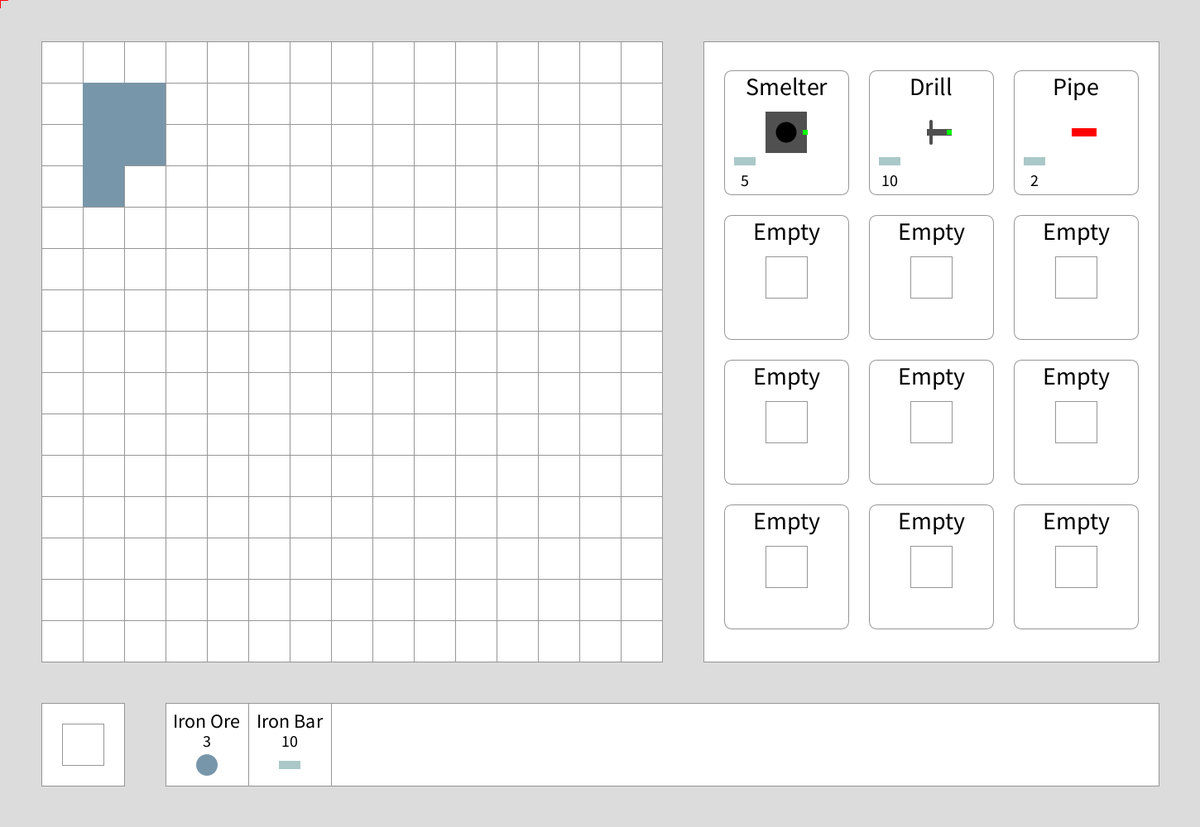
Frame 1 (no input)
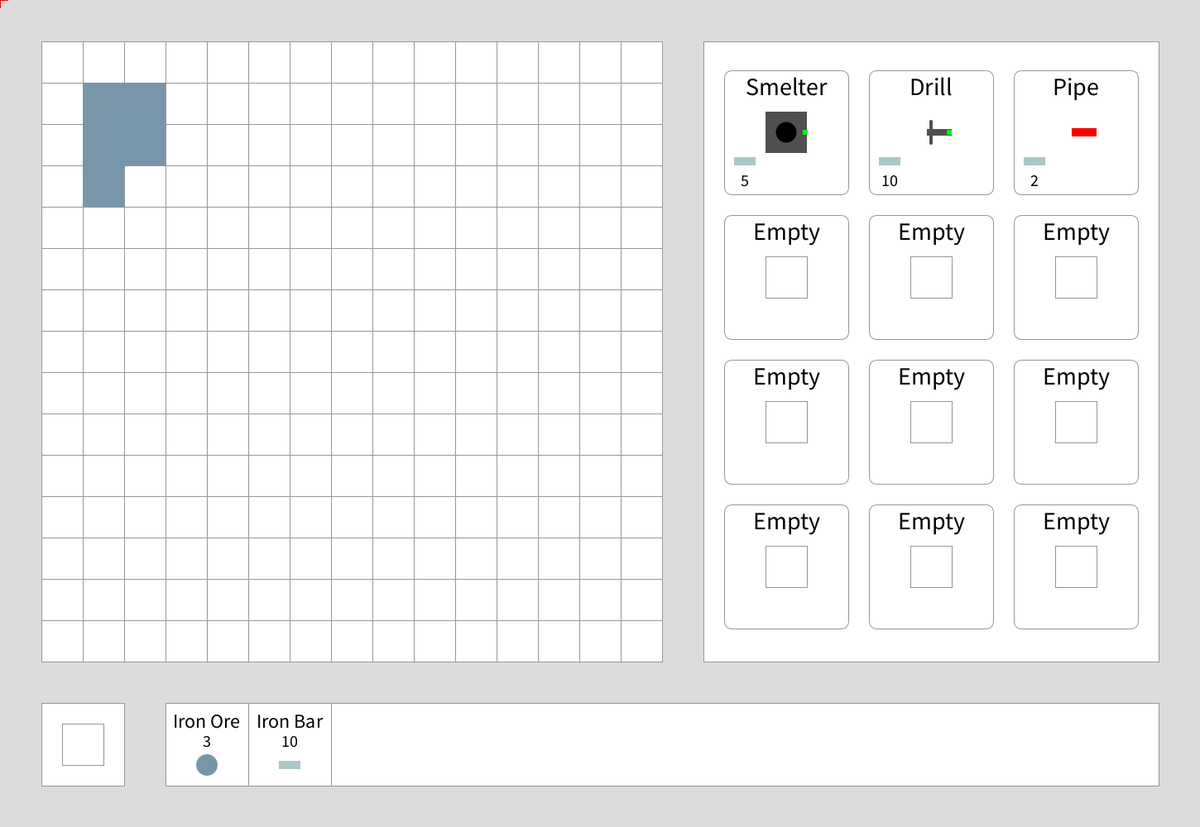
Frame 60 (the mouse pressed at the canvas centre just before this capture)
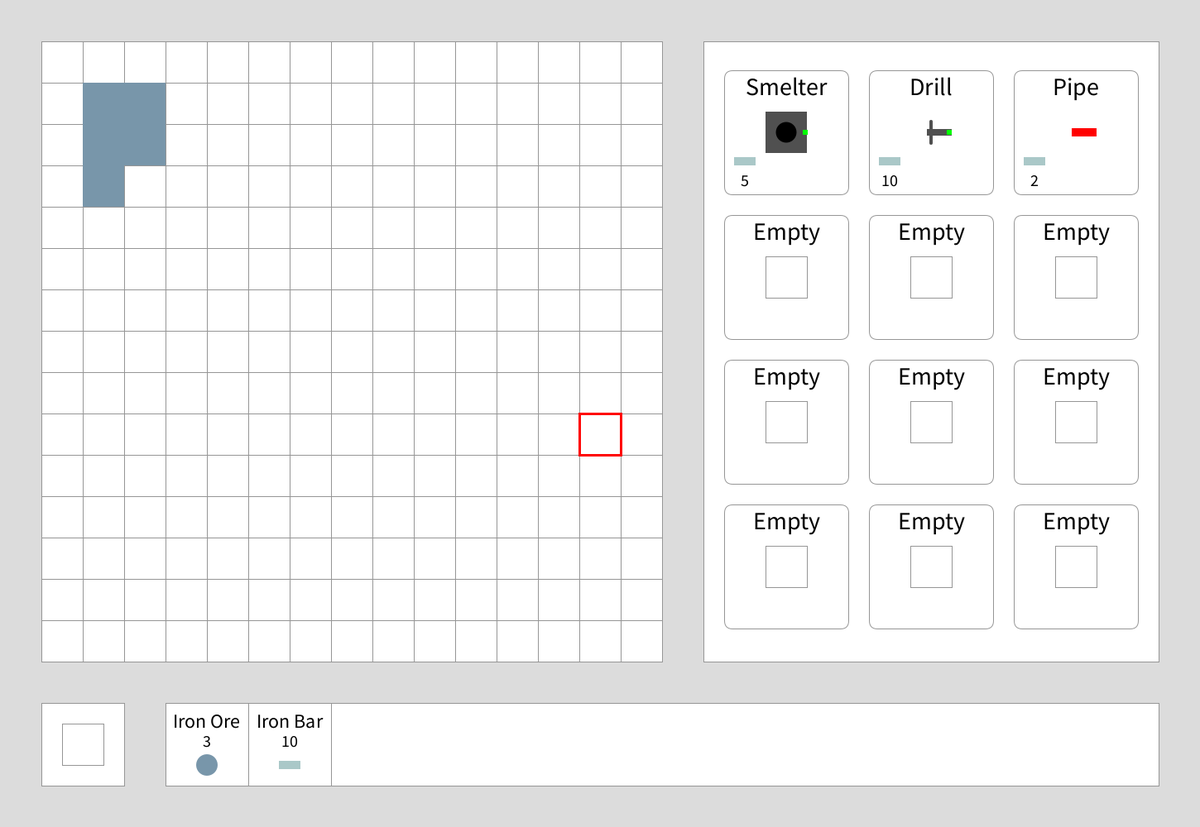
Frame 120 (the mouse held since frame 60 and released just before this capture)

The Processing sketch that drew these frames (run headless with seeded random() and noise(); from frame 60 on, the mouse is pressed at the canvas centre):

// Processing sketch: Factory
// ── Factory.pde

import java.util.*;

EntityObject[][] grid = new EntityObject[15][15];

Button[] buildingButtons = new Button[12];

Dictionary buildings = new Hashtable();

int[] lastPress = new int[2];

int[] 		inventory = {3,10};
String[] 	itemNames = {"Iron Ore", "Iron Bar"};
String[] 	buildingNames = {"Smelter","Drill","Pipe","Empty","Empty","Empty","Empty","Empty","Empty","Empty","Empty","Empty"};
int[][] 	buildingCosts = {
	{0,5},	// smelter
	{0,10},	// drill
	{0,2},	// pipe
	{0,0},
	{0,0},
	{0,0},
	{0,0},
	{0,0},
	{0,0},
	{0,0},
	{0,0},
	{0,0},
};

String itemInHands = "Empty";

void setup() {

	size(1450,1000);
	noCursor();
	textAlign(CENTER);

	for (int i = 0; i < 15; i++) { // generate empty grid
		for (int j = 0; j < 15; j++) {
			grid[i][j] = new Empty(i,j,"rowcol");
		}
	}

	for (int row = 0; row < 4; row++) { // generate buttons
		for (int col = 0; col < 3; col++) {
			buildingButtons[3*row + col] = new Button(25 + 175*col, 35 + 175*row, buildingNames[3*row + col]);
		}
	}

	addObjectToGrid("Iron Ore Patch",1,1,"rowcol");
	addObjectToGrid("Iron Ore Patch",2,1,"rowcol");
	addObjectToGrid("Iron Ore Patch",1,2,"rowcol");
	addObjectToGrid("Iron Ore Patch",2,2,"rowcol");
	addObjectToGrid("Iron Ore Patch",3,1,"rowcol");
}

void draw() {
	background(220);

	mousePressedUpdate();

	drawGrid();
	drawBuildMenu();
	drawInventory();
	drawHands();

	drawMouse();
}
// ── BuildingObject.pde

interface BasicInterface {

	void drawMe();
	boolean inputItem(String input);
}

interface HopperInterface {

	void update();
	char getOutputDirection();
}

abstract class EntityObject implements BasicInterface {

	int row;
	int col;
	int x;
	int y;
	String id;
	String outputID;
	char outputDirection;
	boolean active;

	void initCoords(int a, int b, String coordType) {
		outputDirection = 'z';
		outputID = "this is arbitrary";
		if (coordType == "xy") {
			x = a;
			y = b;
		} else if (coordType == "rowcol") {
			row = a; 
			col = b;
			x = col*50 + 25;
			y = row*50 + 25;
		}
	}

	void update() {}
	// void drawMe() {}
	void rotateMe(char direction) {}
	// char getOutputDirection() {}
}

abstract class Hopper extends EntityObject {
	
	boolean full = false;
	// char outputDirection = 'E';
	ArrayList<String> storage = new ArrayList<String>();
	int startTime;
	int timeLimit;
	int capacity;
	boolean active;


	char getOutputDirection() {
		return outputDirection;
	}

	void rotateMe(char direction) {
		outputDirection = direction;
	}
}

class IronOrePatch extends EntityObject implements BasicInterface {

	color bg = color(120,150,170);

	public IronOrePatch(int a, int b, String coordType) {

		initCoords(a,b,coordType);

		id = "Iron Ore Patch";
	}

	void drawMe() {
		fill(bg);
		noStroke();
		rect(x - 25,y - 25,50,50);
	}

	boolean inputItem(String input) {
		return false;
	}
}

class Empty extends EntityObject implements BasicInterface {

	public Empty(int a, int b, String coordType) {

		initCoords(a,b,coordType);
		id = "Empty";
	}

	void drawMe() {
		fill(255);
		stroke(150);
		strokeWeight(1);

		rect(x - 25,y - 25,50,50);
	}

	boolean inputItem(String input) {
		addObjectToGrid(input,row,col,"rowcol"); // should destroy itself
		return true;
	}
}

class IronOre extends EntityObject implements BasicInterface {

	public IronOre(int a, int b, String coordType) {

		initCoords(a,b,coordType);
		id = "Iron Ore";
	}

	void drawMe() {
		fill(120,150,170);
		noStroke();
		ellipse(x,y,26,26);
	}

	boolean inputItem(String input) {
		return false;
	}
}

class IronBar extends EntityObject implements BasicInterface {

	public IronBar(int a, int b, String coordType) {

		initCoords(a,b,coordType);
		id = "Iron Bar";
	}

	void drawMe() {
		fill(170,200,200);
		noStroke();
		rect(x-13,y-5,26,10);
	}

	boolean inputItem(String input) {
		return false;
	}
}

class Pipe extends Hopper  implements BasicInterface, HopperInterface {

	public Pipe(int a, int b, String coordType, char outDir) {

		initCoords(a,b,coordType);

		id = "Pipe";
		timeLimit = 500;
		outputDirection = 'E';
		capacity = 1;
		outputDirection = outDir;
	}

	char checkForInput() {
		if (row > 0) {
			if (grid[row-1][col].outputDirection == 'S')
				return 'N';
		} if (row < 15) {
			if (grid[row+1][col].outputDirection == 'N')
				return 'S';
		} if (col > 0) {
			if (grid[row][col-1].outputDirection == 'E')
				return 'W';
		} if (col < 15) {
			if (grid[row][col+1].outputDirection == 'W')
				return 'E';
		}
		return 'A'; //this will never happen!
	}

	void drawMe() {

		pushMatrix();
		translate(x,y);
		noStroke();

		if (full || active) 	fill(0,255,0);
		else 					fill(255,0,0);

		rect(-5,-5,10,10);


		switch(checkForInput()) {
			case 'N':
			rect(-5,-25,10,25);
			break;
			case 'S':
			rect(-5,0,10,25);
			break;
			case 'W':
			rect(-25,-5,25,10);
			break;
			case 'E':
			rect(0,-5,25,10);
			break;
		}

		switch(outputDirection) {
			case 'N':
			rect(-5,-25,10,25);
			break;
			case 'S':
			rect(-5,0,10,25);
			break;
			case 'W':
			rect(-25,-5,25,10);
			break;
			case 'E':
			rect(0,-5,25,10);
			break;
		}

		popMatrix();
	}

	void update() {
		if (millis() >= startTime + timeLimit || full) {

			int outputRow = 0;
			int outputCol = 0;

			switch(outputDirection) {
				case 'N':
				outputRow = row-1;
				outputCol = col;
				break;
				case 'E':
				outputRow = row;
				outputCol = col+1;
				break;
				case 'S':
				outputRow = row+1;
				outputCol = col;
				break;
				case 'W':
				outputRow = row;
				outputCol = col-1;
				break;
			}

			if (storage.size() > 0) {
				if (grid[outputRow][outputCol].inputItem(storage.get(0))) {
					active = false;
					full = false;
					storage = new ArrayList<String>();
				} else {
					full = true;
				}
			}
		}
	}

	boolean inputItem(String input) {
		if (!active && !full) {
			storage.add(input);
			startTime = millis();
			active = true;
			return true;
		} else {
			return false;
		}
	}
}

class Drill extends Hopper  implements BasicInterface, HopperInterface {

	// String outputID;
	float angle;

	public Drill(int a, int b, String coordType, String patchID) {

		initCoords(a,b,coordType);

		id = "Drill";
		outputDirection = 'E';
		timeLimit = 3000;
		active = true;
		angle = 90;
		startTime = millis();

		switch(patchID) {
			case "Iron Ore Patch":
			outputID = "Iron Ore";
			break;
			case "Empty":
			outputID = "Empty";
			break;
		}
	}

	void drawMe() {

		pushMatrix();
		translate(x,y);

		switch(outputID) {
			case "Iron Ore":
			fill(120,150,170);
			rect(-25,-25,50,50);
			if (!full) angle += 5;
			break;
		}

		noStroke();
		fill(80);

		switch(outputDirection) {
			case 'W':
			rect(-25,-4,30,8);
			fill(0,255,0);
			rect(-25,-3,6,6);
			break;
			case 'E':
			rect(-5,-4,30,8);
			fill(0,255,0);
			rect(19,-3,6,6);
			break;
			case 'N':
			rect(-4,-25,8,30);
			fill(0,255,0);
			rect(-3,-25,6,6);
			break;
			case 'S':
			rect(-4,-5,8,30);
			fill(0,255,0);
			rect(-3,19,6,6);
			break;
		}


		rotate(radians(angle));
		fill(80);

		rectMode(CENTER);
		rect(0,0,30,4,5);
		rectMode(CORNER);

		// rotate(-radians(angle));

		popMatrix();
	}

	void update() {
		if (outputID != "Empty" && (millis() >= startTime + timeLimit || full) ) {

			int outputRow = 0;
			int outputCol = 0;

			switch(outputDirection) {
				case 'N':
				outputRow = row-1;
				outputCol = col;
				break;
				case 'E':
				outputRow = row;
				outputCol = col+1;
				break;
				case 'S':
				outputRow = row+1;
				outputCol = col;
				break;
				case 'W':
				outputRow = row;
				outputCol = col-1;
				break;
			}

			if (outputRow == 15 || outputRow == -1 || outputCol == 15 || outputCol == -1) { // cannots output outside of grid
				full = true;
				return;
			}

			if (grid[outputRow][outputCol].inputItem(outputID)) {
				active = false;
				full = false;
				storage = new ArrayList<String>();
				startTime = millis();
			} else {
				full = true;
			}
		}
	}

	boolean inputItem(String input) {
		return false;
	}
}

class Smelter extends Hopper  implements BasicInterface, HopperInterface {

	public Smelter(int a, int b, String coordType) {

		initCoords(a,b,coordType);

		id = "Smelter";
		timeLimit = 5000; // 5 sec
		capacity = 1;
		outputDirection = 'E';
	}

	void drawMe() {

		pushMatrix();
		translate(x,y); // center of tile
		fill(80);
		noStroke();
		rect(-25,-25,50,50);

		if (full) fill(0,255,0);
		else if (active) {
			if (frameCount % 100 < 50)	fill(255,frameCount % 50 * 4,0);
			else 						fill(255,200 - (frameCount % 50 * 4),0);
		} else fill(0);

		ellipse(0,0,25,25);

		fill(0,255,0);

		switch(outputDirection) {
			case 'W':
			rect(-25,-3,6,6);
			break;
			case 'E':
			rect(20,-3,6,6);
			break;
			case 'S':
			rect(-3,20,6,6);
			break;
			case 'N':
			rect(-3,-25,6,6);
			break;
		}

		popMatrix();
	}

	void update() {
		if (millis() >= startTime + timeLimit || full) {

			int outputRow = 0;
			int outputCol = 0;

			switch(outputDirection) {
				case 'N':
				outputRow = row-1;
				outputCol = col;
				break;
				case 'E':
				outputRow = row;
				outputCol = col+1;
				break;
				case 'S':
				outputRow = row+1;
				outputCol = col;
				break;
				case 'W':
				outputRow = row;
				outputCol = col-1;
				break;
			}

			if (storage.size() > 0) {
				switch(storage.get(0)) {
					case "Iron Ore":
					if (grid[outputRow][outputCol].inputItem("Iron Bar")) {
						active = false;
						full = false;
						storage = new ArrayList<String>();
					} else {
						full = true;
					}
					break;
					case "Empty":
					break;
					default:
					if (grid[outputRow][outputCol].inputItem(storage.get(0))) {
						active = false;
						full = false;
						storage = new ArrayList<String>();
					} else {
						full = true;
					}
				}
			}
		}
	}

	boolean inputItem(String input) {
		if (!active && !full) {
			storage.add(input);
			startTime = millis();
			active = true;

			if (storage.get(0) != "Iron Ore") {
				startTime = 0;
			}
			return true;
		} else {
			return false;
		}
	}
}

// ── Button.pde

class Button {
		// buttons are only graphical, and arent ACTUALLY interacted with!
	int x;
	int y;
	public String id;
	int index;
	EntityObject model;

	public Button(int xCoord, int yCoord, String t) {
		x = xCoord;
		y = yCoord;
		id = t;
		index = indexOf(id,buildingNames);
		model = makeModel(id,x+75,y+75);
	}

	boolean inBounds(int testX, int testY) {
		return (testX - 850 > x && testX - 850 < x+150 && testY - 50 > y && testY - 50 < y+150);
	}

	void drawMe() {

		fill(255);
		stroke(150);
		rect(x,y,150,150,10);

		fill(0);
		textSize(30);
		text(id,x+75,y+30);

		model.drawMe();

		int[] costs = buildingCosts[index];
		int materials = 0;

		for (int i = 0; i < costs.length; i++) {
			if (costs[i] > 0) {

				EntityObject costModel = makeModel(itemNames[i],x+25*(materials+1),y+110);

				costModel.drawMe();
				
				fill(0);
				textSize(20);
				text(costs[i],x+25*(materials+1),y+140);
			}
		}
	}
}
// ── Graphics.pde

void drawGrid() {

	pushMatrix();
	translate(50,50);
	strokeWeight(1);
	stroke(150);

	for (int row = 0; row < 15; row++) {
		for (int col = 0; col < 15; col++) {

			grid[row][col].drawMe();

			if (Hopper.class.isAssignableFrom(grid[row][col].getClass())) { // ?
				grid[row][col].update();
			}
		}
	}

	popMatrix();
}

void drawBuildMenu() {

	pushMatrix();

	translate(850,50);
	fill(255);
	rect(0,0,550,750);

	for (Button button : buildingButtons)
		button.drawMe();

	popMatrix();
}

void drawHands() {

	pushMatrix();
	translate(50,850);
	strokeWeight(1);
	stroke(150);

	fill(255);
	rect(0,0,100,100);

	EntityObject model = makeModel(itemInHands,50,50);

	model.drawMe();

	popMatrix();
}

void drawInventory() {

	pushMatrix();

	translate(200,850);
	fill(255);
	rect(0,0,1200,100);

	for (int i = 0; i < inventory.length; i++) {
		fill(0);
		textSize(24);
		text(itemNames[i],50 + 100*i,30);
		textSize(20);
		text(inventory[i],50 + 100*i,53);

		stroke(150);
		strokeWeight(1);
		line(100*(i+1),0,100*(i+1),100);

		EntityObject model = makeModel(itemNames[i],50 + 100*i,75);

		model.drawMe();
	}

	popMatrix();
}

void drawMouse() {
	if (mouseX < 800 && mouseX > 50 && mouseY < 800 && mouseY > 50) {
		int col = mouseY / 50;
		int row = mouseX / 50;

		stroke(255,0,0);
		strokeWeight(3);
		noFill();
		rect(row*50,col*50,50,50);
	} else {
		fill(255,0,0);
		noStroke();
		rect(mouseX-1,mouseY-10,2,20);
		rect(mouseX-10,mouseY-1,20,2);
	}
}
// ── Input.pde

void keyPressed() {
	if (key == CODED) {
		switch(keyCode) {
			case UP:
			case DOWN:
			case LEFT:
			case RIGHT:
			if (mouseX < 800 && mouseX > 50 && mouseY < 800 && mouseY > 50) {
				int col = mouseX / 50 - 1;
				int row = mouseY / 50 - 1;

				switch(keyCode) {
					case UP:
					grid[row][col].rotateMe('N');
					break;
					case DOWN:
					grid[row][col].rotateMe('S');
					break;
					case LEFT:
					grid[row][col].rotateMe('W');
					break;
					case RIGHT:
					grid[row][col].rotateMe('E');
					break;
				}
			}
		}
	}
	switch(key) {
		case 'q':
		case 'Q':
		exit();
	}
}

void mousePressed() {
	if (mouseX < 800 && mouseX > 50 && mouseY < 800 && mouseY > 50) { // on grid
		lastPress[0] = mouseY / 50 - 1; 	// row
		lastPress[1] = mouseX / 50 - 1; 	// col
		println(lastPress[0],lastPress[1]);
	}
}

void mousePressedUpdate() {

	if (mousePressed) {
		if (mouseX < 800 && mouseX > 50 && mouseY < 800 && mouseY > 50) { // on grid
			int mouseCol = mouseX / 50 - 1;
			int mouseRow = mouseY / 50 - 1;

			if (mouseRow != lastPress[0] || mouseCol != lastPress[1]) {

				String temp = itemInHands;
				swapItems(lastPress[0],lastPress[1]);
				buy(temp);

				if (temp == "Pipe") {
					if 		(mouseRow > lastPress[0])	grid[lastPress[0]][lastPress[1]].rotateMe('S');
					else if (mouseRow < lastPress[0])	grid[lastPress[0]][lastPress[1]].rotateMe('N');
					else if (mouseCol > lastPress[1])	grid[lastPress[0]][lastPress[1]].rotateMe('E');
					else if (mouseCol < lastPress[1])	grid[lastPress[0]][lastPress[1]].rotateMe('W');
				}

				if (temp != "Empty") { // someothing is wrong here
					for (Button button : buildingButtons) {
						if (button.id == temp) {
							for (int i = 0; i < buildingCosts[button.index].length; i++) {
								inventory[i] -= buildingCosts[button.index][i];
							}

							deconstruct(temp);
							itemInHands = button.id;
						}
					}
			}

				lastPress[0] = mouseRow;
				lastPress[1] = mouseCol;
			}
		}
	}
}

void mouseReleased() {

	if (mouseX < 800 && mouseX > 50 && mouseY < 800 && mouseY > 50) { // on grid
		int col = mouseX / 50 - 1;
		int row = mouseY / 50 - 1;

		swapItems(row,col);

	} else if (mouseX < 150 && mouseX > 50 && mouseY < 950 && mouseY > 850) { // on hands

		deconstruct(itemInHands);
		itemInHands = "Empty";

	} else if (mouseX < 1400 && mouseX > 200 && mouseY < 950 && mouseY > 850) { // on inv

		int cursorIndex = mouseX / 100 - 2;

		deconstruct(itemInHands);
		itemInHands = itemNames[cursorIndex];
		inventory[cursorIndex]--;

	} else if (mouseX < 1400 && mouseX > 850 && mouseY < 800 && mouseY > 50) {	// on build menu
		for (Button button : buildingButtons) {
			if (button.inBounds(mouseX,mouseY)) {

				buy(button.id);

				deconstruct(itemInHands);
				itemInHands = button.id;
			}
		}
	}
}
// ── Misc.pde

void deconstruct(String id) {

	if (entityType(id) == "Hopper") {

		int index = indexOf(id,buildingNames);

		for (int i = 0; i < buildingCosts[index].length; i++)
			inventory[i] += buildingCosts[index][i];

	} else if (entityType(id) == "Item")
	inventory[indexOf(id,itemNames)]++;
}

String entityType(String id) {
	switch(id) {
		case "Iron Ore":
		case "Iron Bar":		return "Item";
		case "Iron Ore Patch":	return "Static";
		case "Drill":
		case "Pipe":
		case "Smelter":			return "Hopper";
		default:				return "Universal";
	}
}

// void buy(Button button) {
// 	for (int i = 0; i < buildingCosts[button.index].length; i++)
// 		inventory[i] -= buildingCosts[button.index][i];
// }

void buy(String id) {

	int index = indexOf(id,buildingNames);

	for (int i = 0; i < buildingCosts[index].length; i++)
		inventory[i] -= buildingCosts[index][i];
	
	println("item bought:",id);
}

void addObjectToGrid(String id, int a, int b, String coordType, char outputDirection) {
	grid[a][b] = new Pipe(a,b,coordType,outputDirection);
}

EntityObject makeModel(String id, int x, int y) {
	switch(id) {
		case "Iron Ore":
		return new IronOre(x,y,"xy");
		case "Iron Bar":
		return new IronBar(x,y,"xy");
		case "Smelter":
		return new Smelter(x,y,"xy");
		case "Drill":
		return new Drill(x,y,"xy","Empty");
		case "Pipe":
		return new Pipe(x,y,"xy",'E');
		default: //this will never happen on purpose
		return new Empty(x,y,"xy");
	}
}

void addObjectToGrid(String id, int a, int b, String coordType) {

	switch(id) {
		case "Smelter":
		grid[a][b] = new Smelter(a,b,coordType);
		break;
		case "Iron Ore":
		grid[a][b] = new IronOre(a,b,coordType);
		break;
		case "Iron Bar":
		grid[a][b] = new IronBar(a,b,coordType);
		break;
		case "Empty":
		grid[a][b] = new Empty(a,b,coordType);
		break;
		case "Iron Ore Patch":
		grid[a][b] = new IronOrePatch(a,b,coordType);
		break;
		case "Pipe":
		grid[a][b] = new Pipe(a,b,coordType,'E');
		break;
		case "Drill":
		String oldID = grid[a][b].id;
		grid[a][b] = new Drill(a,b,coordType,oldID);
		break;
	}
}

int indexOf(int n, int[] array) {
	for (int i = 0; i < array.length; i++) {
		if (array[i] == n)
			return i;
	}
	return 123456789;
}

int indexOf(String n, String[] array) {
	for (int i = 0; i < array.length; i++) {
		if (array[i] == n)
			return i;
	}
	return 123456789;
}

void swapItems(int row, int col) {
	String handType = entityType(itemInHands);
	String gridType = entityType(grid[row][col].id);

	if (grid[row][col].id == "Drill" && handType == "Universal") {	// pick up drill
		switch(grid[row][col].outputID) {
			case "Iron Ore":
			addObjectToGrid("Iron Ore Patch",row,col,"rowcol");
			break;
			case "Empty":
			addObjectToGrid("Empty",row,col,"rowcol");
			break;
		}
		itemInHands = "Drill";
		
	} else if (gridType != "Static" || (gridType == "Static" && itemInHands == "Drill") ) {	// swap items
		String temp = itemInHands;
		itemInHands = grid[row][col].id;
		addObjectToGrid(temp,row,col,"rowcol");
		if (gridType == "Static") // placing a drill
			itemInHands = "Empty";
	}

	if (handType == "Item" && gridType == "Hopper") {
		if (!grid[row][col].active) {
			grid[row][col].inputItem(itemInHands);
			itemInHands = "Empty";
		}
	}
}
